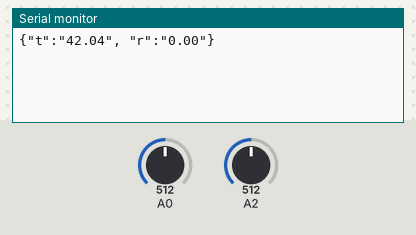
The sketch below on a simulated Arduino Uno, built with avr-gcc and run on an emulated ATmega328P. Parts: the last lines printed to the serial monitor. Inputs (shaded band) come from the test bench; at power-on: A2 = 512, A0 = 512.

Above: at 1.2 s.
1.3 s: A2 set to 716
At 2.6 s:
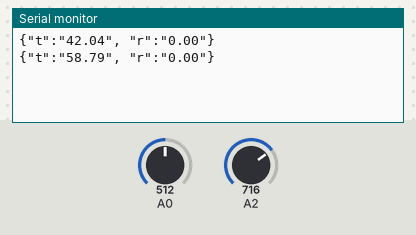
2.8 s: A2 set to 900
At 3.8 s:
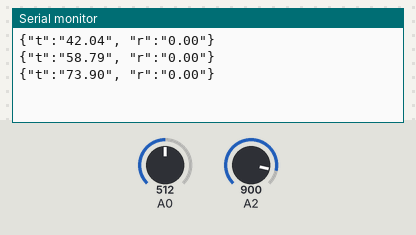
Timing chart, 0 to 5.8 s (numbered marks = the images above; inputs shaded):
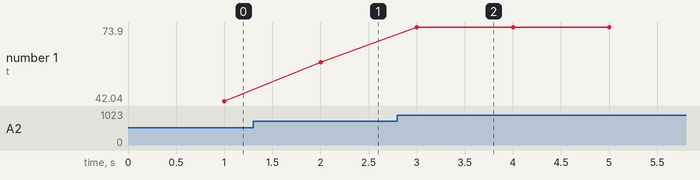

The sketch:

speed_volt_meter.ino
```cpp
//int A2; //pin baca tegangan
signed long int steps = 0;
float step_old = 0;
float rps = 0;
float temp = 0;
unsigned long start_time = 0;
unsigned long end_time = 0;
int round_step_before = 0;

void setup() {
  Serial.begin(9600);
  //  pinMode(sensor,INPUT_UP);
}

void loop() {
  int x = 0;
  //baca kecepatan
  start_time = millis();
  end_time = start_time + 1000;
  //akan jalan selama 1000ms = 1 detik >> menghitung round per second
  while (millis() < end_time)
  {
    float step_in = (analogRead(A0));
    int round_step = step_in * (5.0 / 1023.0);
    round_step = round_step / 5;
    //  Serial.print(round_step);
    //  Serial.print(voltage);
    //  main di PULLDOWN, harusnya bisa pakai cara pinMode diatas kalau ada PULLDOWN
    if (round_step < 0.5 && round_step_before > 0.75)
    {
      steps = steps + 1;
    }
    //store step skarang untuk dijadikan step sebelum
    round_step_before = round_step;
    //  Serial.print(steps);
    //  Serial.println();
  }
  //store jumlah total step skarang untuk dijadikan jumlah total step sebelum
  temp = steps - step_old;
  step_old = steps;

  float vin = (analogRead(A2));
  float voltage = vin * (5.0 / 1023.0);
  voltage = voltage / 0.05952381;
  //karna 84 volt (dari rumus pembagian tegangan terus dibalikin lagi)

  //print udah dalam bentuk yang dimengerti json biar enak wkwk
  Serial.print("{\"t\":\"");
  Serial.print(voltage);
  Serial.print("\", ");
  Serial.print("\"r\":\"");
  Serial.print(temp);
  Serial.print("\"}");
  Serial.println();
}
```

Measured:
- after the input at 1.3 s, the serial monitor: prints a new line after 0.70 s (image 1)
- after the input at 2.8 s, the serial monitor: prints a new line after 0.20 s (image 2)
- plotted number 1: 42.04 → 58.79 after the input at 1.3 s, 58.79 → 73.9 after the input at 2.8 s
